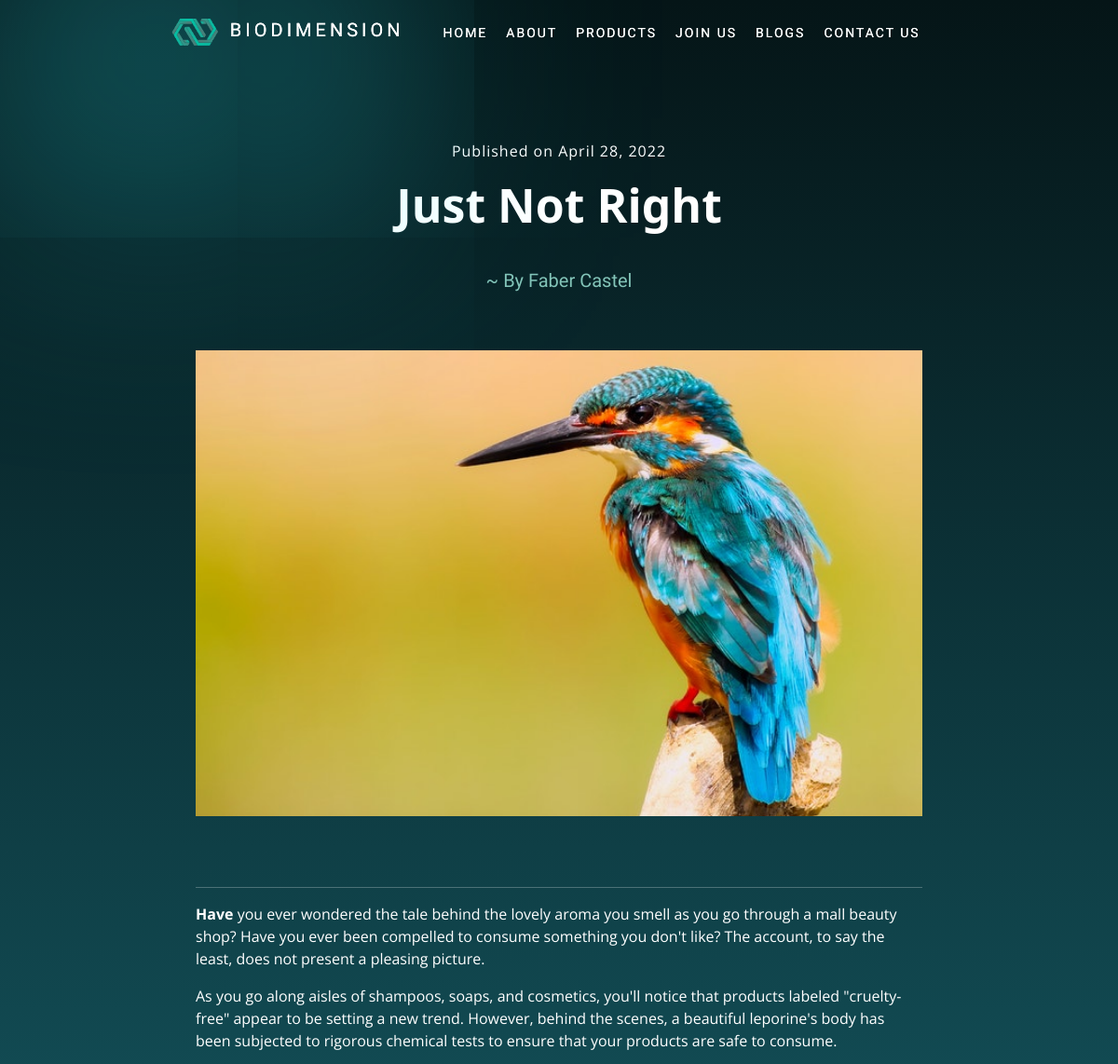
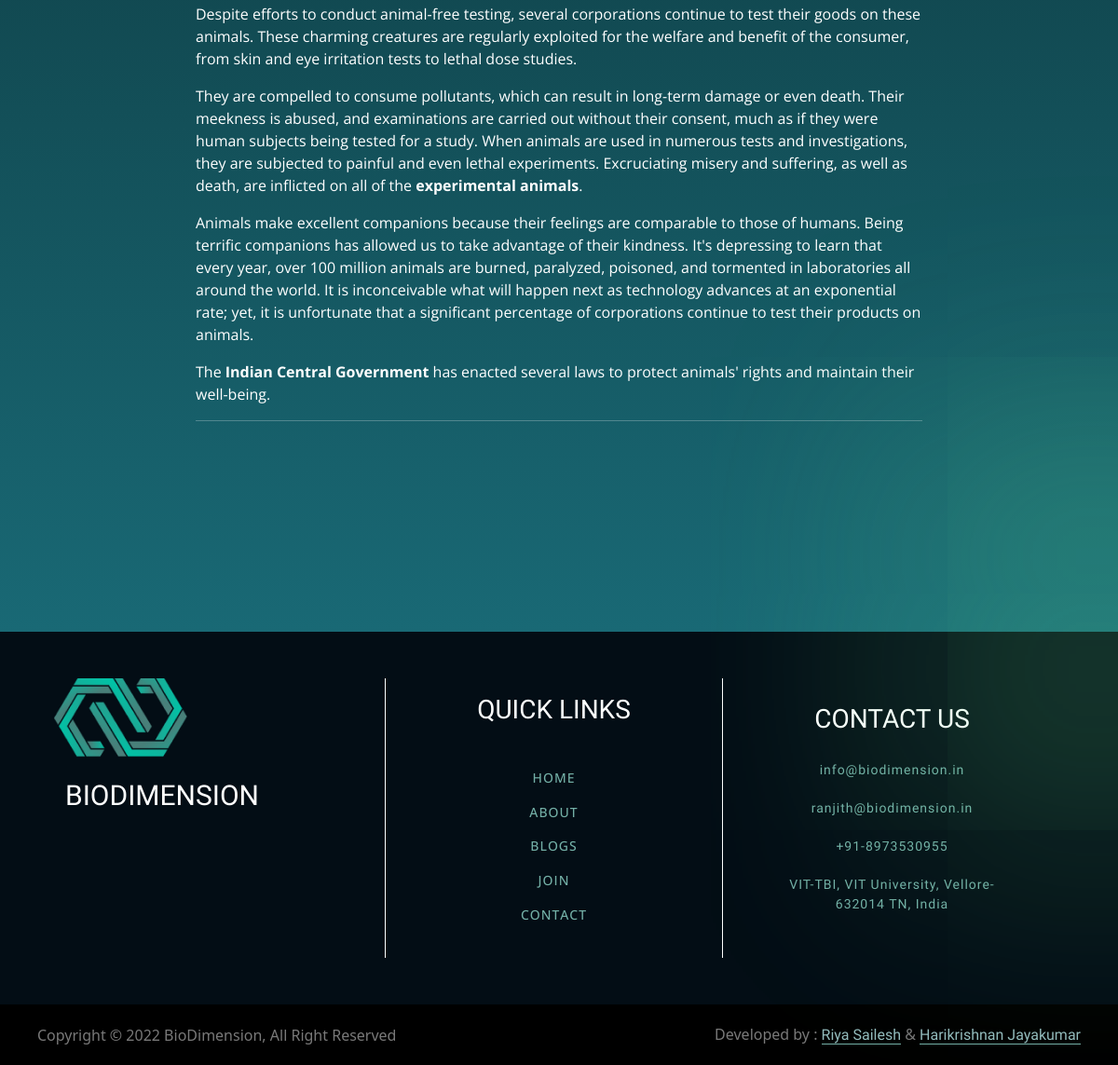
The page /blog/1 on the database its author committed (2 pictures, top to bottom).
### blogApp/models.py (models this page shows)
class Post(models.Model):
    post_id = models.AutoField(primary_key=True)
    title = models.CharField(max_length=200)
    tag = models.CharField(max_length=200, null=True)
    author = models.CharField(max_length=200, null=True)
    reading_time = models.DecimalField(
        max_digits=5, decimal_places=0, null=True)
    content = models.TextField()
    add_date = models.DateTimeField(auto_now_add=True, null=True)
    image = models.ImageField(upload_to='post/')
    def __str__(self):
        return self.title

### blogApp/views.py (the view)
# urls.py: path('blog/<slug:post_id>', views.post)
def post(request, post_id):
    post = Post.objects.get(post_id=post_id)
    data = {
        'post': post
    }
    print(post)
    return render(request, 'post.html', data)

### template/post.html (shortened to what this page needs)
{% extends 'base.html' %} {% load static %}
{%block content %} {% include 'nav.html' %}
<div class="post-container-main" style="margin-bottom: -24px">
  <p class="post-date">Published on {{post.add_date.date}}</p>
  <p class="post-heading">{{post.title}}</p>
  <p class="post-author">~ By {{post.author}}</p>
  <div class="post-img">
    <img
      style="width: 100%; height: 100%; object-fit: cover"
      src="/media/{{post.image}}"
    />
  </div>
  <div class="post-content">
    <hr />
    {{post.content | safe}}
    <hr />
  </div>
</div>
{%endblock%}

### bio/static/style.css (style rules this page uses)
* { margin: 0; padding: 0; box-sizing: border-box; scroll-behavior: smooth; user-select: none; }

### bio/static/posts.css (style rules this page uses)
.post-container-main { width: 100%; min-height: 100vh; background: linear-gradient(180deg, #051517 0%, #196975 100%); display: flex; flex-direction: column; align-items: center; justify-content: center; padding: 150px 0px; position: relative; }
.post-img { height: 500px; width: 65%; }
.post-content { margin: 60px 0px; color: white; width: 65%; font-size: 16px; font-family: "Open Sans", sans-serif; }
.post-date { letter-spacing: 1px; font-family: "Open Sans", sans-serif; color: white; font-size: 16px; }
.post-heading { line-height: 1.2; text-align: center; font-weight: 600; color: white; font-size: 50px; max-width: 550px; }
.post-author { margin: 20px 0px 60px; font-family: "Strait", sans-serif; font-size: 20px; font-weight: 500; color: #84c5b9; }

### rows shown on the page
Post: add_date "April 28, 2022", title "Just Not Right", author "Faber Castel", image (picture), content "Have you ever wondered the tale behind the lovely aroma you smell as you go through a mall beauty shop? Have you ever been compelled to consume something you don't like? The account, to say the least, does not present a pleasing picture. As you go along aisles of shampoos, soaps, and cosmetics, you'll notice that products labeled \"cruelty-free\" appear to be setting a new trend. However, behind the scenes, a beautiful leporine's body has been subjected to rigorous chemical tests to ensure that your products are safe to consume. Despite efforts to conduct animal-free testing, several corporations continue to test their goods on these animals. These charming creatures are regularly exploited…"
